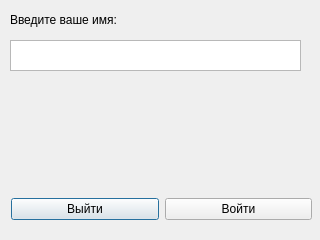
<?xml version="1.0" encoding="UTF-8"?>
<ui version="4.0">
 <class>LoginView</class>
 <widget class="QDialog" name="LoginView">
  <property name="geometry">
   <rect>
    <x>0</x>
    <y>0</y>
    <width>320</width>
    <height>240</height>
   </rect>
  </property>
  <property name="windowTitle">
   <string>Авторизация</string>
  </property>
  <widget class="QLabel" name="label">
   <property name="geometry">
    <rect>
     <x>10</x>
     <y>10</y>
     <width>250</width>
     <height>20</height>
    </rect>
   </property>
   <property name="text">
    <string>Введите ваше имя:</string>
   </property>
  </widget>
  <widget class="QPlainTextEdit" name="nameEdit">
   <property name="geometry">
    <rect>
     <x>10</x>
     <y>40</y>
     <width>291</width>
     <height>31</height>
    </rect>
   </property>
  </widget>
  <widget class="QWidget" name="horizontalLayoutWidget">
   <property name="geometry">
    <rect>
     <x>11</x>
     <y>189</y>
     <width>301</width>
     <height>41</height>
    </rect>
   </property>
   <layout class="QHBoxLayout" name="horizontalLayout">
    <item>
     <widget class="QPushButton" name="exitBtn">
      <property name="text">
       <string>Выйти</string>
      </property>
     </widget>
    </item>
    <item>
     <widget class="QPushButton" name="loginBtn">
      <property name="text">
       <string>Войти</string>
      </property>
     </widget>
    </item>
   </layout>
  </widget>
 </widget>
 <resources/>
 <connections/>
</ui>
